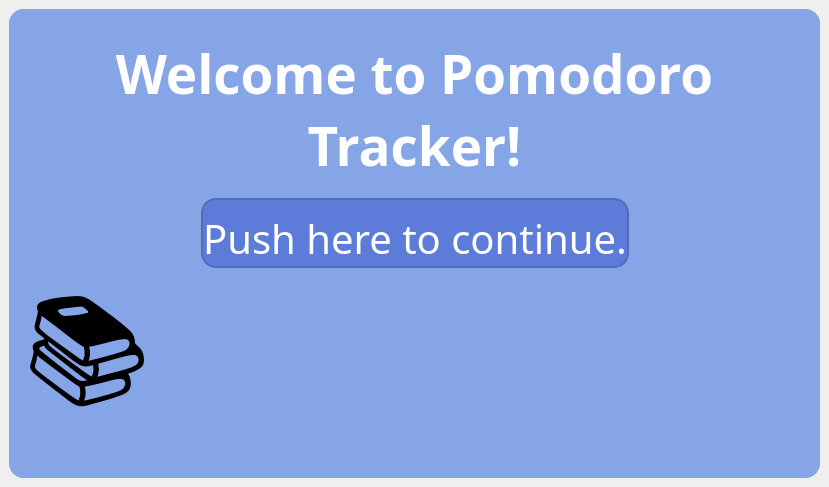
<?xml version="1.0" encoding="UTF-8"?>
<ui version="4.0">
 <class>MainWindow</class>
 <widget class="QMainWindow" name="MainWindow">
  <property name="geometry">
   <rect>
    <x>0</x>
    <y>0</y>
    <width>660</width>
    <height>487</height>
   </rect>
  </property>
  <property name="sizePolicy">
   <sizepolicy hsizetype="Expanding" vsizetype="Preferred">
    <horstretch>0</horstretch>
    <verstretch>0</verstretch>
   </sizepolicy>
  </property>
  <property name="windowTitle">
   <string>MainWindow</string>
  </property>
  <property name="layoutDirection">
   <enum>Qt::LeftToRight</enum>
  </property>
  <widget class="QWidget" name="centralwidget">
   <layout class="QGridLayout" name="gridLayout_8">
    <item row="0" column="1">
     <widget class="QStackedWidget" name="stackedWidget">
      <property name="sizePolicy">
       <sizepolicy hsizetype="Expanding" vsizetype="Expanding">
        <horstretch>0</horstretch>
        <verstretch>0</verstretch>
       </sizepolicy>
      </property>
      <property name="font">
       <font>
        <family>Damascus</family>
        <pointsize>25</pointsize>
        <stylestrategy>PreferAntialias</stylestrategy>
       </font>
      </property>
      <property name="cursor">
       <cursorShape>ArrowCursor</cursorShape>
      </property>
      <property name="mouseTracking">
       <bool>false</bool>
      </property>
      <property name="autoFillBackground">
       <bool>false</bool>
      </property>
      <property name="styleSheet">
       <string notr="true">background-color: rgb(234, 172, 226);
background-color: rgb(134, 165, 231);
border-radius: 15px;
</string>
      </property>
      <property name="frameShape">
       <enum>QFrame::NoFrame</enum>
      </property>
      <property name="frameShadow">
       <enum>QFrame::Plain</enum>
      </property>
      <property name="currentIndex">
       <number>0</number>
      </property>
      <widget class="QWidget" name="page">
       <property name="sizePolicy">
        <sizepolicy hsizetype="Expanding" vsizetype="Expanding">
         <horstretch>0</horstretch>
         <verstretch>0</verstretch>
        </sizepolicy>
       </property>
       <layout class="QGridLayout" name="gridLayout">
        <item row="5" column="3">
         <spacer name="horizontalSpacer_12">
          <property name="orientation">
           <enum>Qt::Horizontal</enum>
          </property>
          <property name="sizeHint" stdset="0">
           <size>
            <width>40</width>
            <height>20</height>
           </size>
          </property>
         </spacer>
        </item>
        <item row="10" column="1">
         <widget class="QLabel" name="label_8">
          <property name="sizePolicy">
           <sizepolicy hsizetype="Expanding" vsizetype="Expanding">
            <horstretch>0</horstretch>
            <verstretch>0</verstretch>
           </sizepolicy>
          </property>
          <property name="font">
           <font>
            <pointsize>90</pointsize>
           </font>
          </property>
          <property name="text">
           <string>📚</string>
          </property>
         </widget>
        </item>
        <item row="10" column="2">
         <spacer name="verticalSpacer_4">
          <property name="orientation">
           <enum>Qt::Vertical</enum>
          </property>
          <property name="sizeHint" stdset="0">
           <size>
            <width>20</width>
            <height>40</height>
           </size>
          </property>
         </spacer>
        </item>
        <item row="5" column="1">
         <spacer name="horizontalSpacer_11">
          <property name="orientation">
           <enum>Qt::Horizontal</enum>
          </property>
          <property name="sizeHint" stdset="0">
           <size>
            <width>40</width>
            <height>20</height>
           </size>
          </property>
         </spacer>
        </item>
        <item row="0" column="2">
         <spacer name="verticalSpacer_3">
          <property name="orientation">
           <enum>Qt::Vertical</enum>
          </property>
          <property name="sizeHint" stdset="0">
           <size>
            <width>20</width>
            <height>40</height>
           </size>
          </property>
         </spacer>
        </item>
        <item row="5" column="2">
         <widget class="QPushButton" name="startButton">
          <property name="sizePolicy">
           <sizepolicy hsizetype="Expanding" vsizetype="Expanding">
            <horstretch>0</horstretch>
            <verstretch>0</verstretch>
           </sizepolicy>
          </property>
          <property name="minimumSize">
           <size>
            <width>100</width>
            <height>70</height>
           </size>
          </property>
          <property name="maximumSize">
           <size>
            <width>500</width>
            <height>50</height>
           </size>
          </property>
          <property name="font">
           <font>
            <family>Damascus</family>
            <pointsize>30</pointsize>
            <stylestrategy>PreferDefault</stylestrategy>
           </font>
          </property>
          <property name="cursor">
           <cursorShape>PointingHandCursor</cursorShape>
          </property>
          <property name="layoutDirection">
           <enum>Qt::LeftToRight</enum>
          </property>
          <property name="styleSheet">
           <string notr="true">color: rgb(255, 255, 255);
border: 2px solid rgb(79, 110, 180);
background-color: rgb(93, 124, 218);
padding-top: 10px</string>
          </property>
          <property name="text">
           <string>Push here to continue.</string>
          </property>
         </widget>
        </item>
        <item row="3" column="0" colspan="5">
         <widget class="QLabel" name="label">
          <property name="sizePolicy">
           <sizepolicy hsizetype="Expanding" vsizetype="Expanding">
            <horstretch>0</horstretch>
            <verstretch>0</verstretch>
           </sizepolicy>
          </property>
          <property name="font">
           <font>
            <family>Damascus</family>
            <pointsize>40</pointsize>
            <bold>true</bold>
            <stylestrategy>PreferAntialias</stylestrategy>
           </font>
          </property>
          <property name="styleSheet">
           <string notr="true">color: rgb(142, 101, 181);
color: rgb(255, 255, 255);
padding-top: 10px</string>
          </property>
          <property name="text">
           <string>Welcome to Pomodoro Tracker!</string>
          </property>
          <property name="alignment">
           <set>Qt::AlignCenter</set>
          </property>
          <property name="wordWrap">
           <bool>true</bool>
          </property>
         </widget>
        </item>
       </layout>
      </widget>
      <widget class="QWidget" name="page_2">
       <property name="sizePolicy">
        <sizepolicy hsizetype="Expanding" vsizetype="Preferred">
         <horstretch>0</horstretch>
         <verstretch>0</verstretch>
        </sizepolicy>
       </property>
       <property name="font">
        <font>
         <bold>false</bold>
        </font>
       </property>
       <layout class="QGridLayout" name="gridLayout_2">
        <item row="9" column="1">
         <widget class="QPushButton" name="pom_90_30">
          <property name="sizePolicy">
           <sizepolicy hsizetype="Expanding" vsizetype="Expanding">
            <horstretch>0</horstretch>
            <verstretch>0</verstretch>
           </sizepolicy>
          </property>
          <property name="minimumSize">
           <size>
            <width>0</width>
            <height>0</height>
           </size>
          </property>
          <property name="maximumSize">
           <size>
            <width>500</width>
            <height>70</height>
           </size>
          </property>
          <property name="font">
           <font>
            <family>Damascus</family>
            <pointsize>30</pointsize>
           </font>
          </property>
          <property name="styleSheet">
           <string notr="true">color: rgb(255, 255, 255);
border: 2px solid rgb(79, 110, 180);
background-color: rgb(93, 124, 218);
border-radius: 15px;
padding-top: 10px</string>
          </property>
          <property name="text">
           <string>90-30 (min)</string>
          </property>
         </widget>
        </item>
        <item row="10" column="0">
         <spacer name="verticalSpacer">
          <property name="orientation">
           <enum>Qt::Vertical</enum>
          </property>
          <property name="sizeHint" stdset="0">
           <size>
            <width>20</width>
            <height>40</height>
           </size>
          </property>
         </spacer>
        </item>
        <item row="9" column="0">
         <widget class="QPushButton" name="pom_60_15">
          <property name="minimumSize">
           <size>
            <width>0</width>
            <height>0</height>
           </size>
          </property>
          <property name="maximumSize">
           <size>
            <width>500</width>
            <height>70</height>
           </size>
          </property>
          <property name="font">
           <font>
            <family>Damascus</family>
            <pointsize>30</pointsize>
           </font>
          </property>
          <property name="styleSheet">
           <string notr="true">color: rgb(255, 255, 255);
border: 2px solid rgb(79, 110, 180);
background-color: rgb(93, 124, 218);
border-radius: 15px;
padding-top: 10px</string>
          </property>
          <property name="text">
           <string>60-15 (min)</string>
          </property>
         </widget>
        </item>
        <item row="8" column="1">
         <widget class="QPushButton" name="pom_45_15">
          <property name="sizePolicy">
           <sizepolicy hsizetype="Expanding" vsizetype="Expanding">
            <horstretch>0</horstretch>
            <verstretch>0</verstretch>
           </sizepolicy>
          </property>
          <property name="minimumSize">
           <size>
            <width>0</width>
            <height>0</height>
           </size>
          </property>
          <property name="maximumSize">
           <size>
            <width>500</width>
            <height>70</height>
           </size>
          </property>
          <property name="font">
           <font>
            <family>Damascus</family>
            <pointsize>30</pointsize>
           </font>
          </property>
          <property name="styleSheet">
           <string notr="true">color: rgb(255, 255, 255);
border: 2px solid rgb(79, 110, 180);
background-color: rgb(93, 124, 218);
border-radius: 15px;
padding-top: 10px</string>
          </property>
          <property name="text">
           <string>45-15 (min)</string>
          </property>
         </widget>
        </item>
        <item row="7" column="0">
         <widget class="QLabel" name="label_2">
          <property name="text">
           <string/>
          </property>
         </widget>
        </item>
        <item row="5" column="0" colspan="2">
         <widget class="QLabel" name="pomodoroChoice">
          <property name="sizePolicy">
           <sizepolicy hsizetype="Expanding" vsizetype="Expanding">
            <horstretch>0</horstretch>
            <verstretch>0</verstretch>
           </sizepolicy>
          </property>
          <property name="font">
           <font>
            <family>Damascus</family>
            <pointsize>40</pointsize>
            <bold>false</bold>
           </font>
          </property>
          <property name="styleSheet">
           <string notr="true">color: rgb(255, 255, 255);
padding-top: 10px</string>
          </property>
          <property name="text">
           <string>&lt;html&gt;&lt;head/&gt;&lt;body&gt;&lt;p&gt;Set your pomodoro duration.&lt;br/&gt;(work-break) 🕐&lt;/p&gt;&lt;/body&gt;&lt;/html&gt;</string>
          </property>
          <property name="alignment">
           <set>Qt::AlignCenter</set>
          </property>
          <property name="wordWrap">
           <bool>true</bool>
          </property>
         </widget>
        </item>
        <item row="8" column="0">
         <widget class="QPushButton" name="pom_25_5">
          <property name="sizePolicy">
           <sizepolicy hsizetype="Expanding" vsizetype="Expanding">
            <horstretch>0</horstretch>
            <verstretch>0</verstretch>
           </sizepolicy>
          </property>
          <property name="minimumSize">
           <size>
            <width>0</width>
            <height>0</height>
           </size>
          </property>
          <property name="maximumSize">
           <size>
            <width>500</width>
            <height>70</height>
           </size>
          </property>
          <property name="font">
           <font>
            <family>Damascus</family>
            <pointsize>30</pointsize>
           </font>
          </property>
          <property name="styleSheet">
           <string notr="true">color: rgb(255, 255, 255);
border: 2px solid rgb(79, 110, 180);
background-color: rgb(93, 124, 218);
border-radius: 15px;
padding-top: 10px</string>
          </property>
          <property name="text">
           <string>25-5 (min)</string>
          </property>
         </widget>
        </item>
        <item row="4" column="0">
         <spacer name="verticalSpacer_2">
          <property name="orientation">
           <enum>Qt::Vertical</enum>
          </property>
          <property name="sizeHint" stdset="0">
           <size>
            <width>20</width>
            <height>40</height>
           </size>
          </property>
         </spacer>
        </item>
       </layout>
      </widget>
      <widget class="QWidget" name="page_3">
       <layout class="QGridLayout" name="gridLayout_4">
        <item row="4" column="1">
         <widget class="QLineEdit" name="howManyInput">
          <property name="sizePolicy">
           <sizepolicy hsizetype="Expanding" vsizetype="Expanding">
            <horstretch>0</horstretch>
            <verstretch>0</verstretch>
           </sizepolicy>
          </property>
          <property name="minimumSize">
           <size>
            <width>0</width>
            <height>0</height>
           </size>
          </property>
          <property name="maximumSize">
           <size>
            <width>1000</width>
            <height>70</height>
           </size>
          </property>
          <property name="font">
           <font>
            <family>Damascus</family>
            <pointsize>35</pointsize>
           </font>
          </property>
          <property name="layoutDirection">
           <enum>Qt::LeftToRight</enum>
          </property>
          <property name="styleSheet">
           <string notr="true">border: 2px solid rgb(79, 110, 180);
background-color: rgb(93, 124, 218);
color: rgb(255, 255, 255);
border-radius: 15px;
padding-top: 10px</string>
          </property>
          <property name="alignment">
           <set>Qt::AlignCenter</set>
          </property>
         </widget>
        </item>
        <item row="4" column="0">
         <spacer name="horizontalSpacer">
          <property name="orientation">
           <enum>Qt::Horizontal</enum>
          </property>
          <property name="sizeHint" stdset="0">
           <size>
            <width>40</width>
            <height>20</height>
           </size>
          </property>
         </spacer>
        </item>
        <item row="4" column="2">
         <spacer name="horizontalSpacer_2">
          <property name="orientation">
           <enum>Qt::Horizontal</enum>
          </property>
          <property name="sizeHint" stdset="0">
           <size>
            <width>40</width>
            <height>20</height>
           </size>
          </property>
         </spacer>
        </item>
        <item row="0" column="1">
         <spacer name="verticalSpacer_6">
          <property name="orientation">
           <enum>Qt::Vertical</enum>
          </property>
          <property name="sizeHint" stdset="0">
           <size>
            <width>20</width>
            <height>40</height>
           </size>
          </property>
         </spacer>
        </item>
        <item row="1" column="1">
         <widget class="QLabel" name="howManyQuestion">
          <property name="sizePolicy">
           <sizepolicy hsizetype="Expanding" vsizetype="Expanding">
            <horstretch>0</horstretch>
            <verstretch>0</verstretch>
           </sizepolicy>
          </property>
          <property name="font">
           <font>
            <family>Damascus</family>
            <pointsize>40</pointsize>
            <bold>false</bold>
           </font>
          </property>
          <property name="styleSheet">
           <string notr="true">color: rgb(255, 255, 255);
padding-top: 10px</string>
          </property>
          <property name="text">
           <string>&lt;html&gt;&lt;head/&gt;&lt;body&gt;&lt;p&gt;How many sessions would&lt;br/&gt;you like to do? 🤔&lt;/p&gt;&lt;/body&gt;&lt;/html&gt;</string>
          </property>
          <property name="alignment">
           <set>Qt::AlignCenter</set>
          </property>
         </widget>
        </item>
        <item row="6" column="1">
         <spacer name="verticalSpacer_5">
          <property name="orientation">
           <enum>Qt::Vertical</enum>
          </property>
          <property name="sizeHint" stdset="0">
           <size>
            <width>20</width>
            <height>40</height>
           </size>
          </property>
         </spacer>
        </item>
        <item row="3" column="1">
         <widget class="QLabel" name="label_3">
          <property name="text">
           <string/>
          </property>
         </widget>
        </item>
       </layout>
      </widget>
      <widget class="QWidget" name="page_4">
       <layout class="QGridLayout" name="gridLayout_5">
        <item row="2" column="1">
         <widget class="QLabel" name="label_4">
          <property name="text">
           <string/>
          </property>
         </widget>
        </item>
        <item row="1" column="1">
         <widget class="QLabel" name="label_6">
          <property name="sizePolicy">
           <sizepolicy hsizetype="Expanding" vsizetype="Expanding">
            <horstretch>0</horstretch>
            <verstretch>0</verstretch>
           </sizepolicy>
          </property>
          <property name="font">
           <font>
            <family>Damascus</family>
            <pointsize>40</pointsize>
           </font>
          </property>
          <property name="styleSheet">
           <string notr="true">color: rgb(255, 255, 255);
padding-top: 10px</string>
          </property>
          <property name="text">
           <string>&lt;html&gt;&lt;head/&gt;&lt;body&gt;&lt;p&gt;You've got this! &lt;br/&gt;Time to focus. ✨&lt;/p&gt;&lt;/body&gt;&lt;/html&gt;</string>
          </property>
          <property name="alignment">
           <set>Qt::AlignCenter</set>
          </property>
          <property name="wordWrap">
           <bool>true</bool>
          </property>
         </widget>
        </item>
        <item row="0" column="1">
         <spacer name="verticalSpacer_8">
          <property name="orientation">
           <enum>Qt::Vertical</enum>
          </property>
          <property name="sizeHint" stdset="0">
           <size>
            <width>20</width>
            <height>40</height>
           </size>
          </property>
         </spacer>
        </item>
        <item row="3" column="1">
         <widget class="QPushButton" name="letsGoButton">
          <property name="sizePolicy">
           <sizepolicy hsizetype="Expanding" vsizetype="Expanding">
            <horstretch>0</horstretch>
            <verstretch>0</verstretch>
           </sizepolicy>
          </property>
          <property name="minimumSize">
           <size>
            <width>0</width>
            <height>0</height>
           </size>
          </property>
          <property name="maximumSize">
           <size>
            <width>500</width>
            <height>70</height>
           </size>
          </property>
          <property name="font">
           <font>
            <family>Damascus</family>
            <pointsize>30</pointsize>
           </font>
          </property>
          <property name="styleSheet">
           <string notr="true">color: rgb(255, 255, 255);
border: 2px solid rgb(79, 110, 180);
background-color: rgb(93, 124, 218);
border-radius: 15px;
padding-top: 10px</string>
          </property>
          <property name="text">
           <string>Let's Go! 🚀</string>
          </property>
         </widget>
        </item>
        <item row="3" column="0">
         <spacer name="horizontalSpacer_3">
          <property name="orientation">
           <enum>Qt::Horizontal</enum>
          </property>
          <property name="sizeHint" stdset="0">
           <size>
            <width>40</width>
            <height>20</height>
           </size>
          </property>
         </spacer>
        </item>
        <item row="3" column="2">
         <spacer name="horizontalSpacer_4">
          <property name="orientation">
           <enum>Qt::Horizontal</enum>
          </property>
          <property name="sizeHint" stdset="0">
           <size>
            <width>40</width>
            <height>20</height>
           </size>
          </property>
         </spacer>
        </item>
        <item row="4" column="1">
         <spacer name="verticalSpacer_7">
          <property name="orientation">
           <enum>Qt::Vertical</enum>
          </property>
          <property name="sizeHint" stdset="0">
           <size>
            <width>20</width>
            <height>40</height>
           </size>
          </property>
         </spacer>
        </item>
       </layout>
      </widget>
      <widget class="QWidget" name="page_5">
       <layout class="QGridLayout" name="gridLayout_6">
        <item row="10" column="3">
         <spacer name="horizontalSpacer_6">
          <property name="orientation">
           <enum>Qt::Horizontal</enum>
          </property>
          <property name="sizeHint" stdset="0">
           <size>
            <width>40</width>
            <height>20</height>
           </size>
          </property>
         </spacer>
        </item>
        <item row="11" column="3">
         <spacer name="verticalSpacer_9">
          <property name="orientation">
           <enum>Qt::Vertical</enum>
          </property>
          <property name="sizeHint" stdset="0">
           <size>
            <width>20</width>
            <height>40</height>
           </size>
          </property>
         </spacer>
        </item>
        <item row="5" column="2">
         <spacer name="verticalSpacer_10">
          <property name="orientation">
           <enum>Qt::Vertical</enum>
          </property>
          <property name="sizeHint" stdset="0">
           <size>
            <width>20</width>
            <height>40</height>
           </size>
          </property>
         </spacer>
        </item>
        <item row="3" column="0" colspan="4">
         <widget class="QProgressBar" name="progressBar">
          <property name="font">
           <font>
            <family>Damascus</family>
            <pointsize>20</pointsize>
            <bold>true</bold>
            <stylestrategy>PreferAntialias</stylestrategy>
           </font>
          </property>
          <property name="styleSheet">
           <string notr="true">color: rgb(255, 255, 255);
border: 2px solid rgb(79, 110, 180);
border-radius: 5px;</string>
          </property>
          <property name="value">
           <number>0</number>
          </property>
         </widget>
        </item>
        <item row="10" column="0">
         <spacer name="horizontalSpacer_5">
          <property name="orientation">
           <enum>Qt::Horizontal</enum>
          </property>
          <property name="sizeHint" stdset="0">
           <size>
            <width>40</width>
            <height>20</height>
           </size>
          </property>
         </spacer>
        </item>
        <item row="8" column="3">
         <widget class="QLabel" name="label_5">
          <property name="text">
           <string/>
          </property>
         </widget>
        </item>
        <item row="7" column="2">
         <widget class="QLabel" name="countdownLabel">
          <property name="sizePolicy">
           <sizepolicy hsizetype="Expanding" vsizetype="Expanding">
            <horstretch>0</horstretch>
            <verstretch>0</verstretch>
           </sizepolicy>
          </property>
          <property name="minimumSize">
           <size>
            <width>200</width>
            <height>0</height>
           </size>
          </property>
          <property name="maximumSize">
           <size>
            <width>400</width>
            <height>100</height>
           </size>
          </property>
          <property name="font">
           <font>
            <family>Damascus</family>
            <pointsize>35</pointsize>
            <bold>true</bold>
           </font>
          </property>
          <property name="styleSheet">
           <string notr="true">color: rgb(255, 255, 255);
border: 2px solid rgb(79, 110, 180);
background-color: rgb(93, 124, 218);
border-radius: 15px;
padding-top: 10px</string>
          </property>
          <property name="text">
           <string>00:00</string>
          </property>
          <property name="alignment">
           <set>Qt::AlignCenter</set>
          </property>
         </widget>
        </item>
        <item row="1" column="0">
         <widget class="QCheckBox" name="checkProgress">
          <property name="sizePolicy">
           <sizepolicy hsizetype="Expanding" vsizetype="Expanding">
            <horstretch>0</horstretch>
            <verstretch>0</verstretch>
           </sizepolicy>
          </property>
          <property name="maximumSize">
           <size>
            <width>16777215</width>
            <height>30</height>
           </size>
          </property>
          <property name="font">
           <font>
            <family>Damascus</family>
            <pointsize>20</pointsize>
           </font>
          </property>
          <property name="styleSheet">
           <string notr="true">color: rgb(255, 255, 255);</string>
          </property>
          <property name="text">
           <string>Progress Bar</string>
          </property>
         </widget>
        </item>
        <item row="11" column="0">
         <widget class="QPushButton" name="pauseOrContinueButton">
          <property name="sizePolicy">
           <sizepolicy hsizetype="Expanding" vsizetype="Expanding">
            <horstretch>0</horstretch>
            <verstretch>0</verstretch>
           </sizepolicy>
          </property>
          <property name="minimumSize">
           <size>
            <width>0</width>
            <height>0</height>
           </size>
          </property>
          <property name="maximumSize">
           <size>
            <width>50</width>
            <height>50</height>
           </size>
          </property>
          <property name="font">
           <font>
            <family>Damascus</family>
            <pointsize>30</pointsize>
            <bold>false</bold>
           </font>
          </property>
          <property name="styleSheet">
           <string notr="true">color: rgb(255, 255, 255);
border-radius: 15px;</string>
          </property>
          <property name="text">
           <string/>
          </property>
         </widget>
        </item>
        <item row="6" column="2">
         <widget class="QLabel" name="workOrBreak">
          <property name="sizePolicy">
           <sizepolicy hsizetype="Expanding" vsizetype="Expanding">
            <horstretch>0</horstretch>
            <verstretch>0</verstretch>
           </sizepolicy>
          </property>
          <property name="font">
           <font>
            <family>Damascus</family>
            <pointsize>40</pointsize>
            <bold>true</bold>
           </font>
          </property>
          <property name="styleSheet">
           <string notr="true">color: rgb(255, 255, 255);
padding-top: 10px</string>
          </property>
          <property name="text">
           <string>WORK or BREAK</string>
          </property>
          <property name="alignment">
           <set>Qt::AlignCenter</set>
          </property>
          <property name="wordWrap">
           <bool>false</bool>
          </property>
         </widget>
        </item>
        <item row="4" column="0">
         <widget class="QLabel" name="percentage">
          <property name="font">
           <font>
            <family>Damascus</family>
            <pointsize>20</pointsize>
            <italic>false</italic>
            <bold>true</bold>
           </font>
          </property>
          <property name="styleSheet">
           <string notr="true">color: rgb(255, 255, 255);</string>
          </property>
          <property name="text">
           <string>%</string>
          </property>
         </widget>
        </item>
       </layout>
      </widget>
      <widget class="QWidget" name="page_6">
       <layout class="QGridLayout" name="gridLayout_7">
        <item row="10" column="1">
         <spacer name="verticalSpacer_11">
          <property name="orientation">
           <enum>Qt::Vertical</enum>
          </property>
          <property name="sizeHint" stdset="0">
           <size>
            <width>20</width>
            <height>40</height>
           </size>
          </property>
         </spacer>
        </item>
        <item row="4" column="1">
         <widget class="QPushButton" name="byeButton">
          <property name="sizePolicy">
           <sizepolicy hsizetype="Expanding" vsizetype="Expanding">
            <horstretch>0</horstretch>
            <verstretch>0</verstretch>
           </sizepolicy>
          </property>
          <property name="minimumSize">
           <size>
            <width>0</width>
            <height>0</height>
           </size>
          </property>
          <property name="maximumSize">
           <size>
            <width>600</width>
            <height>70</height>
           </size>
          </property>
          <property name="font">
           <font>
            <family>Damascus</family>
            <pointsize>30</pointsize>
           </font>
          </property>
          <property name="styleSheet">
           <string notr="true">color: rgb(255, 255, 255);
border: 2px solid rgb(79, 110, 180);
background-color: rgb(93, 124, 218);
border-radius: 15px</string>
          </property>
          <property name="text">
           <string>Bye... 👋</string>
          </property>
         </widget>
        </item>
        <item row="1" column="2">
         <spacer name="horizontalSpacer_8">
          <property name="orientation">
           <enum>Qt::Horizontal</enum>
          </property>
          <property name="sizeHint" stdset="0">
           <size>
            <width>40</width>
            <height>20</height>
           </size>
          </property>
         </spacer>
        </item>
        <item row="0" column="1">
         <spacer name="verticalSpacer_12">
          <property name="orientation">
           <enum>Qt::Vertical</enum>
          </property>
          <property name="sizeHint" stdset="0">
           <size>
            <width>20</width>
            <height>40</height>
           </size>
          </property>
         </spacer>
        </item>
        <item row="4" column="2">
         <spacer name="horizontalSpacer_10">
          <property name="orientation">
           <enum>Qt::Horizontal</enum>
          </property>
          <property name="sizeHint" stdset="0">
           <size>
            <width>40</width>
            <height>20</height>
           </size>
          </property>
         </spacer>
        </item>
        <item row="4" column="0">
         <spacer name="horizontalSpacer_7">
          <property name="orientation">
           <enum>Qt::Horizontal</enum>
          </property>
          <property name="sizeHint" stdset="0">
           <size>
            <width>40</width>
            <height>20</height>
           </size>
          </property>
         </spacer>
        </item>
        <item row="1" column="1">
         <widget class="QLabel" name="label_7">
          <property name="sizePolicy">
           <sizepolicy hsizetype="Expanding" vsizetype="Expanding">
            <horstretch>0</horstretch>
            <verstretch>0</verstretch>
           </sizepolicy>
          </property>
          <property name="font">
           <font>
            <family>Damascus</family>
            <pointsize>40</pointsize>
           </font>
          </property>
          <property name="styleSheet">
           <string notr="true">color: rgb(255, 255, 255);
padding-top: 10px</string>
          </property>
          <property name="text">
           <string>&lt;html&gt;&lt;head/&gt;&lt;body&gt;&lt;p&gt;Congratulations, you finished it!&lt;br/&gt;See you later! 👋&lt;/p&gt;&lt;/body&gt;&lt;/html&gt;</string>
          </property>
          <property name="alignment">
           <set>Qt::AlignCenter</set>
          </property>
         </widget>
        </item>
        <item row="1" column="0">
         <spacer name="horizontalSpacer_9">
          <property name="orientation">
           <enum>Qt::Horizontal</enum>
          </property>
          <property name="sizeHint" stdset="0">
           <size>
            <width>40</width>
            <height>20</height>
           </size>
          </property>
         </spacer>
        </item>
        <item row="3" column="1">
         <widget class="QLabel" name="label_9">
          <property name="text">
           <string/>
          </property>
         </widget>
        </item>
       </layout>
      </widget>
     </widget>
    </item>
   </layout>
  </widget>
 </widget>
 <resources/>
 <connections/>
</ui>
